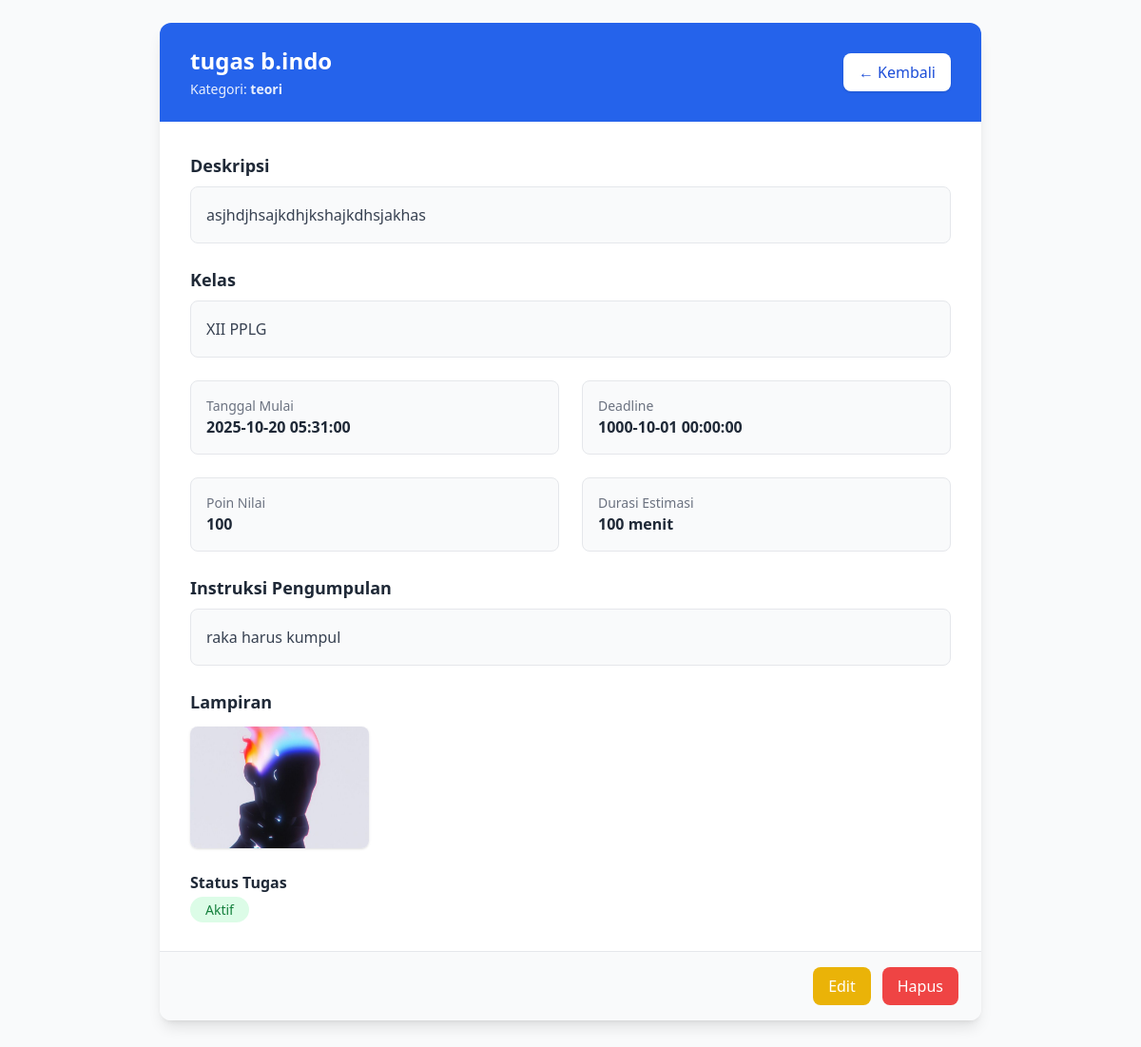
The page /?route=guru/tugas/detail&id=27 (signed in) on the database its author committed.
### tables this page shows
CREATE TABLE `tugas` (
  `id_tugas` int NOT NULL,
  `judul_tugas` varchar(200) NOT NULL,
  `deskripsi` text,
  `id_guru` int NOT NULL,
  `id_kategori` int NOT NULL,
  `tanggal_mulai` datetime DEFAULT CURRENT_TIMESTAMP,
  `tanggal_deadline` datetime NOT NULL,
  `durasi_estimasi` int DEFAULT NULL,
  `poin_nilai` int DEFAULT '100',
  `instruksi_pengumpulan` text,
  `lampiran_guru` varchar(255) DEFAULT NULL,
  `status_tugas` enum('aktif','ditutup','dibatalkan') DEFAULT 'aktif',
  `tanggal_dibuat` datetime DEFAULT CURRENT_TIMESTAMP,
  `tanggal_diperbarui` datetime DEFAULT CURRENT_TIMESTAMP ON UPDATE CURRENT_TIMESTAMP,
  `kelas` varchar(20) DEFAULT NULL
);

CREATE TABLE `kategori_tugas` (
  `id_kategori` int NOT NULL,
  `nama_kategori` enum('praktikum','teori','proyek') NOT NULL,
  `deskripsi` text,
  `warna` varchar(7) DEFAULT '#6c757d'
);

### app/Controllers/TugasController.php (called while the page is built, shortened)
<?php
require_once __DIR__ . '/../Models/Tugas.php';
class TugasController {
    private $tugasModel;
    private $basePath;
    public function __construct($pdo) {
        $this->tugasModel = new Tugas($pdo);
        $this->basePath = dirname(__DIR__, 2);
    }
    public function show($id) {
        $tugas = $this->tugasModel->findById($id);
        $view = include $this->basePath . '/resources/views/guru/detail_tugas.php';
    }
}

### index.php (called while the page is built)
<?php
require_once __DIR__ . '/routes/web.php';
?>

### app/Models/Tugas.php (called while the page is built, shortened)
<?php
class Tugas {
    private $pdo;
    private $table = "tugas";
    public function __construct($pdo) {
        $this->pdo = $pdo;
    }
    public function findById($id_tugas) {
        $sql = "SELECT t.*,
                       u.nama_lengkap AS nama_guru,
                       k.nama_kategori
                FROM {$this->table} t
                JOIN users u ON t.id_guru = u.id_user
                JOIN kategori_tugas k ON t.id_kategori = k.id_kategori
                WHERE t.id_tugas = ?";
        $stmt = $this->pdo->prepare($sql);
        $stmt->execute([$id_tugas]);
        return $stmt->fetch(PDO::FETCH_ASSOC);
    }
}

### resources/views/guru/detail_tugas.php (the view, shortened to what this page needs)
<!DOCTYPE html>
<html lang="id">
<head>
    <script src="https://cdn.tailwindcss.com"></script>
</head>
<body class="bg-gray-50 min-h-screen font-sans">
<div class="max-w-4xl mx-auto my-6 px-4">
    <div class="bg-white rounded-xl shadow-lg overflow-hidden">
        <div class="bg-blue-600 text-white px-6 py-5 md:px-8 md:py-6">
            <div class="flex flex-col md:flex-row justify-between items-start md:items-center gap-4">
                <div>
                    <h1 class="text-xl md:text-2xl font-bold"><?= htmlspecialchars($tugas['judul_tugas']) ?></h1>
                    <p class="text-sm opacity-90 mt-1">
                        Kategori: <span class="font-semibold"><?= htmlspecialchars($tugas['nama_kategori'] ?? '-') ?></span>
                    </p>
                </div>
                <a href="?route=guru/dashboard"
                   class="bg-white text-blue-700 px-4 py-2 rounded-lg hover:bg-blue-50 transition font-medium shadow">
                    ← Kembali
                </a>
            </div>
        </div>
        <div class="p-6 md:p-8 space-y-6 text-gray-700">
            <section>
                <h2 class="text-lg font-semibold mb-2 text-gray-800">Deskripsi</h2>
                <div class="bg-gray-50 border border-gray-200 rounded-lg p-4 leading-relaxed">
                    <?= nl2br(htmlspecialchars($tugas['deskripsi'] ?? 'Tidak ada deskripsi.')) ?>
                </div>
            </section>
            <section>
                <h2 class="text-lg font-semibold mb-2 text-gray-800">Kelas</h2>
                <div class="bg-gray-50 border border-gray-200 rounded-lg p-4 leading-relaxed">
                    <?= htmlspecialchars($tugas['kelas'] ?? 'Tidak ditentukan.') ?>
                </div>
            </section>
            <section class="grid grid-cols-1 md:grid-cols-2 gap-6">
                <div class="p-4 border border-gray-200 rounded-lg bg-gray-50">
                    <p class="text-gray-500 text-sm">Tanggal Mulai</p>
                    <p class="font-semibold text-gray-800"><?= htmlspecialchars($tugas['tanggal_mulai'] ?? '-') ?></p>
                </div>
                <div class="p-4 border border-gray-200 rounded-lg bg-gray-50">
                    <p class="text-gray-500 text-sm">Deadline</p>
                    <p class="font-semibold text-gray-800"><?= htmlspecialchars($tugas['tanggal_deadline'] ?? '-') ?></p>
                </div>
            </section>
            <section class="grid grid-cols-1 md:grid-cols-2 gap-6">
                <div class="p-4 border border-gray-200 rounded-lg bg-gray-50">
                    <p class="text-gray-500 text-sm">Poin Nilai</p>
                    <p class="font-semibold text-gray-800"><?= htmlspecialchars($tugas['poin_nilai'] ?? '-') ?></p>
                </div>
                <div class="p-4 border border-gray-200 rounded-lg bg-gray-50">
                    <p class="text-gray-500 text-sm">Durasi Estimasi</p>
                    <p class="font-semibold text-gray-800"><?= htmlspecialchars($tugas['durasi_estimasi'] ?? '-') ?> menit</p>
                </div>
            </section>
            <section>
                <h2 class="text-lg font-semibold mb-2 text-gray-800">Instruksi Pengumpulan</h2>
                <div class="bg-gray-50 border border-gray-200 rounded-lg p-4 leading-relaxed">
                    <?= nl2br(htmlspecialchars($tugas['instruksi_pengumpulan'] ?? '-')) ?>
                </div>
            </section>
<?php if (!empty($tugas['lampiran_guru'])): ?>
<section>
    <h2 class="text-lg font-semibold mb-3 text-gray-800">Lampiran</h2>
    <div class="grid grid-cols-1 sm:grid-cols-2 md:grid-cols-4 gap-4">
        <?php
        $file = $tugas['lampiran_guru'];
        $ext = strtolower(pathinfo($file, PATHINFO_EXTENSION));
        $fileUrl = '/../../public/uploads/tugas/' . urlencode($file);
        $imageExtensions = ['jpg','jpeg','png','gif'];
        ?>
        <?php if (in_array($ext, $imageExtensions)): ?>
            <a href="<?= $fileUrl ?>" target="_blank" class="block overflow-hidden rounded-lg shadow hover:scale-105 transition transform">
                <img src="<?= $fileUrl ?>" alt="<?= htmlspecialchars($file) ?>" class="w-full h-32 object-cover">
            </a>
        <?php else: ?>
            <a href="<?= $fileUrl ?>" target="_blank" class="flex items-center justify-center h-32 border border-gray-300 rounded-lg shadow hover:bg-gray-100 transition">
                <span class="text-gray-700 font-medium"><?= htmlspecialchars($file) ?></span>
            </a>
        <?php endif; ?>
    </div>
</section>
<?php else: ?>
<p class="text-gray-500">Tidak ada lampiran untuk tugas ini.</p>
<?php endif; ?>
            <section>
                <p class="font-semibold text-gray-800 mb-1">Status Tugas</p>
                <span class="px-4 py-1 rounded-full text-sm font-medium
                    <?= $tugas['status_tugas'] === 'aktif' ? 'bg-green-100 text-green-700' : 'bg-red-100 text-red-700' ?>">
                    <?= htmlspecialchars(ucfirst($tugas['status_tugas'] ?? 'tidak diketahui')) ?>
                </span>
            </section>
        </div>
        <div class="bg-gray-50 border-t border-gray-200 px-6 py-4 flex flex-wrap justify-end gap-3">
            <a href="?route=guru/tugas/edit&id=<?= $tugas['id_tugas'] ?>"
               class="px-4 py-2 bg-yellow-500 text-white rounded-lg hover:bg-yellow-600 transition">
               Edit
            </a>
            <button onclick="openModal()"
               class="px-4 py-2 bg-red-500 text-white rounded-lg hover:bg-red-600 transition">
               Hapus
            </button>
        </div>
    </div>
</div>
</body>
</html>

### rows shown on the page
tugas: judul_tugas "tugas b.indo", id_kategori.nama_kategori "teori", deskripsi "asjhdjhsajkdhjkshajkdhsjakhas", kelas "XII PPLG", tanggal_mulai "2025-10-20 05:31:00", tanggal_deadline "1000-10-01 00:00:00", poin_nilai "100", durasi_estimasi "100", instruksi_pengumpulan "raka harus kumpul", lampiran_guru (picture), status_tugas "Aktif"
